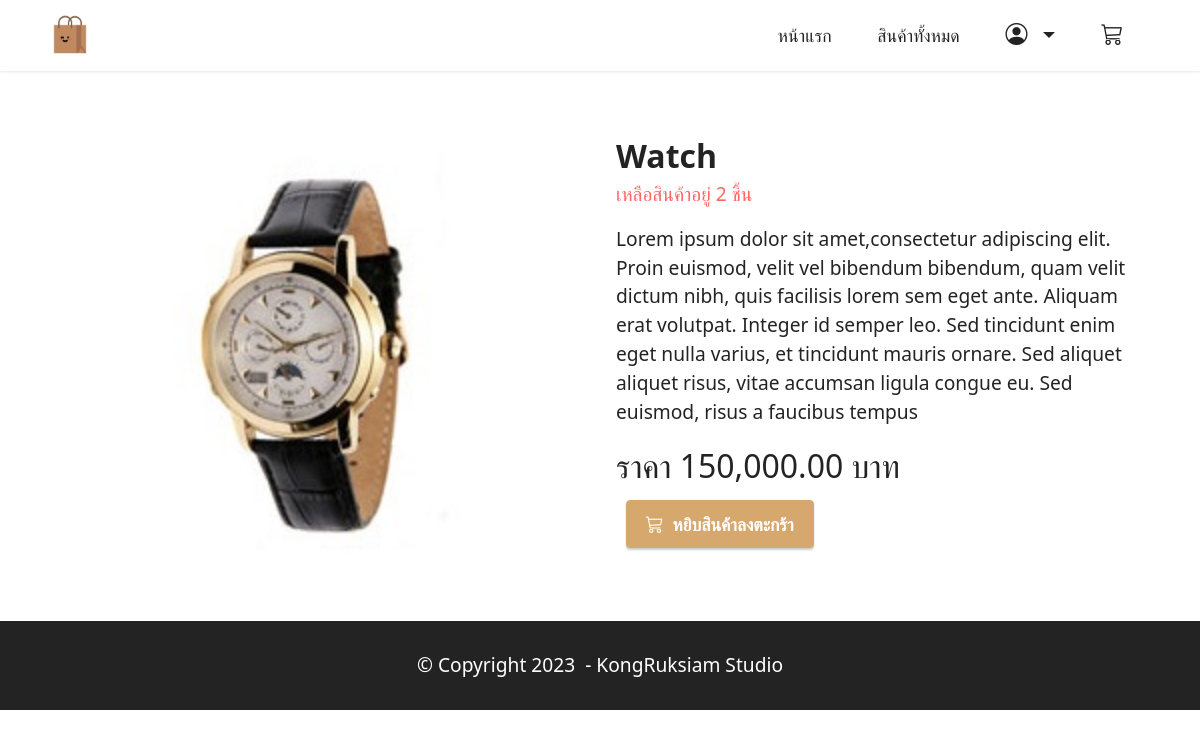
Page /product/detail/4 on the committed database.
### productapp/models.py (models this page shows)
class Product(models.Model):
  name=models.CharField(max_length=50)
  description=models.TextField()
  price=models.DecimalField(max_digits=10,decimal_places=2)
  stock=models.IntegerField()
  isTrending=models.BooleanField(default=False)
  image=models.ImageField(upload_to="product",blank=True)

### productapp/views.py (the view)
# urls.py: path("product/detail/<int:id>",views.productDetail,name="productDetail"),
def productDetail(request,id):
  product=Product.objects.get(pk=id)
  return render(request,"detail.html",{"product":product})

### productapp/templates/detail.html (shortened to what this page needs)
{% extends "layout.html" %}
{% load humanize %}
{% block content %}
    <div class="container my-3">
      <div class="card-wrapper">
          <div class="row align-items-center mt-4">
              <div class="col-12 col-lg-6">
                  <div class="image-wrapper">
                      <img src="{{product.image.url}}">
                  </div>
              </div>
              <div class="col-12 col-lg-6 my-4">
                  <div class="text-box">
                      <h5 class="mbr-title mbr-fonts-style display-5">
                          <strong>{{product.name}}</strong>
                          <p class="display-7 text-secondary">เหลือสินค้าอยู่ {{product.stock}} ชิ้น</p>
                      </h5>
                      <p class="mbr-text mbr-fonts-style display-7">
                        {{product.description}}
                      </p>
                      <div class="cost">
                          <span class="currentcost mbr-fonts-style pr-2 display-5">ราคา {{product.price | intcomma}} บาท</span>
                      </div>
                      {% if product.stock <= 0 %}
                        <h2 class="text-secondary"><b>Out of stock</b></h2>
                      {% else %}
                        <a href="cart.html" class="btn btn-primary display-4">
                            <i class="bi bi-cart3"></i></i>&nbsp;
                            หยิบสินค้าลงตะกร้า
                        </a>
                      {% endif %}
                  </div>
              </div>
          </div>
      </div>
      <br>
  </div>
{% endblock %}

### productapp/static/assets/theme/css/style.css (style rules this page uses)
body { font-style: normal; line-height: 1.5; font-weight: 400; color: #232323; position: relative; }
section, .container, .container-fluid { position: relative; word-wrap: break-word; }
a { font-style: normal; font-weight: 400; cursor: pointer; }
a, a:hover { text-decoration: none; }
.mbr-text { font-style: normal; line-height: 1.7; }
h1, h2, h3, h4, h5, h6, .display-1, .display-2, .display-4, .display-5, .display-7, span, p, a { line-height: 1; word-break: break-word; word-wrap: break-word; font-weight: 400; }
b, strong { font-weight: bold; }
img, iframe { display: block; width: 100%; }
.btn { font-weight: 600; border-width: 1px; font-style: normal; margin: 0.6rem 0.6rem; white-space: normal; transition: all 0.2s ease-in-out; display: inline-flex; align-items: center; justify-content: center; word-break: break-word; }
.row { display: -webkit-flex; -webkit-flex-wrap: wrap; }
.card-wrapper { -webkit-flex: 1; }
html, body { height: auto; min-height: 100vh; }
.mt-4 { margin-top: 2rem !important; }
@media (min-width: 992px) { .container { padding-left: 16px; padding-right: 16px; } }
@media (min-width: 992px) { .row { margin-left: -16px; margin-right: -16px; } }
@media (min-width: 992px) { .row > [class*=col] { padding-left: 16px; padding-right: 16px; } }
.card-wrapper, .item-wrapper { overflow: hidden; }

### productapp/static/assets/custom/css/custom-style.css (style rules this page uses)
.display-4 { font-size: 1.1rem; line-height: 1.5; }
.display-5 { font-size: 2rem; line-height: 1.5; }
.display-7 { font-size: 1.2rem; line-height: 1.5; }
.btn { padding: 0.6rem 1.2rem; border-radius: 4px; }
.btn-primary, .btn-primary:active { background-color: #d7a86e !important; border-color: #d7a86e !important; color: #ffffff !important; box-shadow: 0 2px 2px 0 rgba(0, 0, 0, 0.2); }
.text-secondary { color: #ff6666 !important; }
a, a:hover { color: #d7a86e; }
body { overflow-x: hidden; }
a { transition: color 0.6s; }

### rows in the picture
Product: image (picture), name "Watch", stock "2", description "Lorem ipsum dolor sit amet,consectetur adipiscing elit. Proin euismod, velit vel bibendum bibendum, quam velit dictum nibh, quis facilisis lorem sem eget ante. Aliquam erat volutpat. Integer id semper leo. Sed tincidunt enim eget nulla varius, et tincidunt mauris ornare. Sed aliquet aliquet risus, vitae accumsan ligula congue eu. Sed euismod, risus a faucibus tempus", price "150,000.00"
